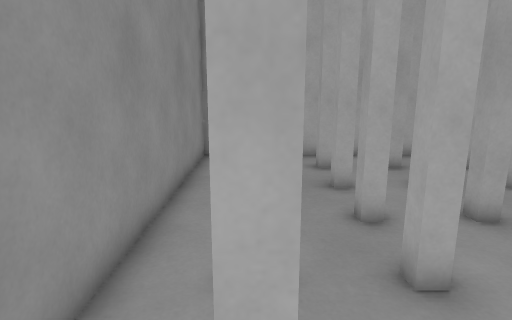
View 1 (above)

12 first-person views from a walk through a level from a Godot 3-D game. The camera is 1.4 m above the floor, tilts 12° down and sees 75° across. The floor is counted in squares, 0.5 m on a side. Each view is taken from the middle of a square. On the plan, view 1 faces up. The plan holds only what a view shows up to about 20 squares ahead; the rest is blank.

View 2
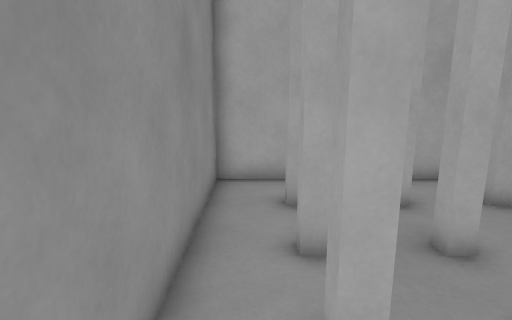

View 3
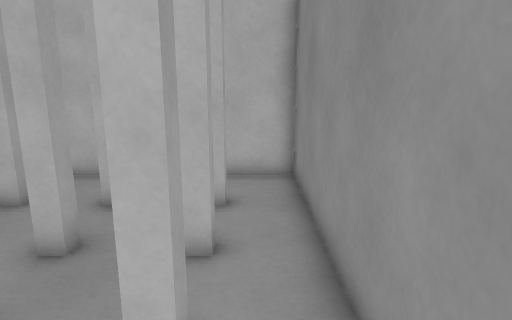

View 4
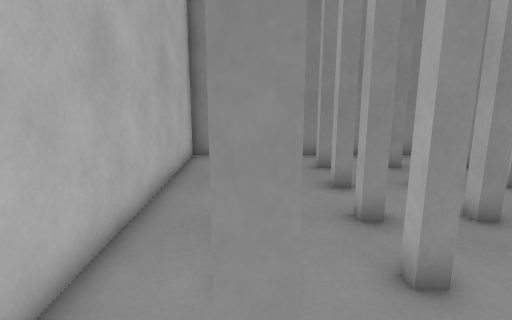

View 5
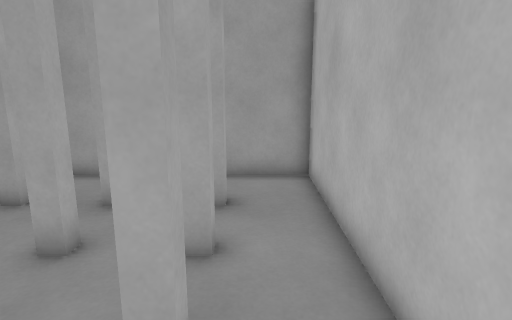

View 6
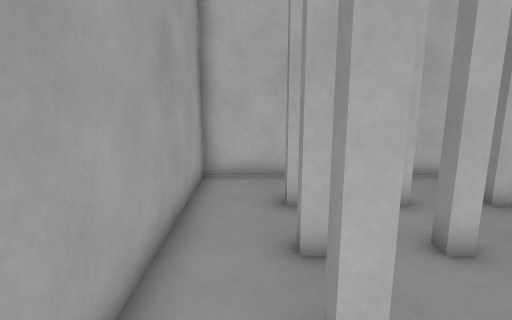

View 7
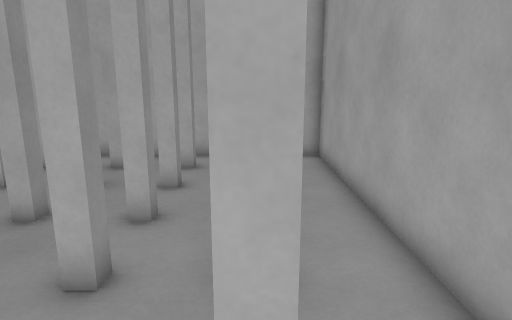

View 8
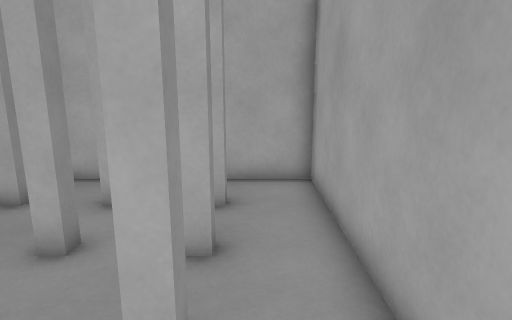

View 9
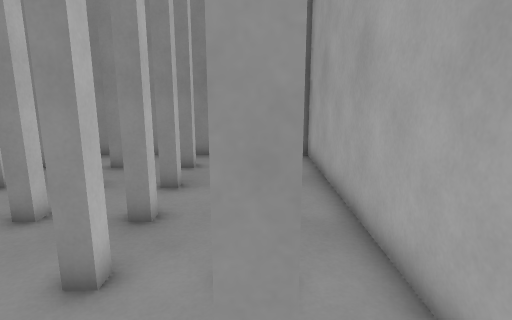

View 10
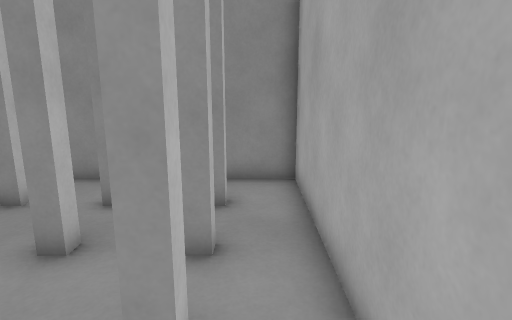

View 11
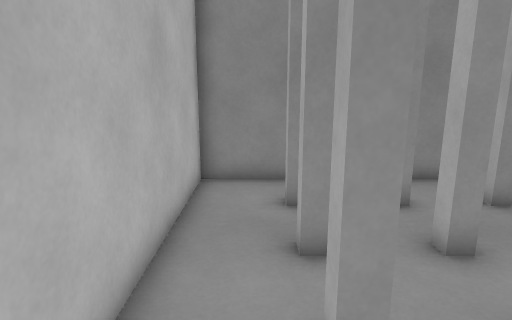

View 12
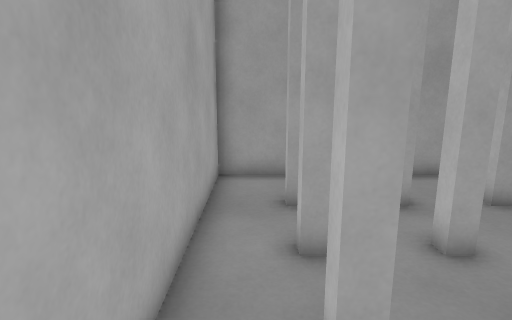

### Floor plan
Points are (right, up) in squares from view 1. A wall is a line through its corners. A room is listed if a view was taken in it or the views show most of it. See-through windows are left out.
Room 1 (views 1, 2, 3, 4, 5, 6, 7, 8, 9, 10, 11, 12)
walls: (5.3, 6.8) (4.8, 6.8) (4.8, 7.3) (5.3, 7.3) (5.3, 6.8); (7.2, 4.8) (7.8, 4.8) (7.8, 4.3) (7.2, 4.3) (7.2, 4.8); (2.8, 4.8) (2.8, 4.3) (2.3, 4.3) (2.3, 4.8) (2.8, 4.8); (7.2, 9.2) (7.2, 9.8) (7.8, 9.8) (7.8, 9.2) (7.2, 9.2); (5.3, 2.3) (5.3, 1.7) (4.8, 1.7) (4.8, 2.3) (5.3, 2.3); (9.7, 6.8) (9.7, 7.3) (10.3, 7.3) (10.3, 6.8) (9.7, 6.8); (2.8, 9.2) (2.3, 9.2) (2.3, 9.8) (2.8, 9.8) (2.8, 9.2); (10.3, 2.4) (10.3, 1.7) (9.7, 1.7) (9.7, 2.1); (5.3, 11.7) (4.8, 11.7) (4.8, 12.3) (5.3, 12.3) (5.3, 11.7); (0.3, 6.8) (-0.3, 6.8) (-0.3, 7.3) (0.3, 7.3) (0.3, 6.8); (0.4, 1.7) (-0.3, 1.7) (-0.3, 2.3) (0.1, 2.3); (9.8, 12.3) (10.3, 12.3) (10.3, 11.7) (9.9, 11.7); (-0.3, 11.8) (-0.3, 12.3) (0.3, 12.3) (0.3, 11.9); (12.8, -0.7) (12.8, 14.3) (-2.2, 14.3) (-2.2, -0.7) (12.8, -0.7)

Positions as (right, up) in squares from view 1, and headings:
1: (0, 0), facing up
2: (-1, 4), facing up
3: (-1, 10), facing down
4: (12, 2), facing left
5: (2, 1), facing right
6: (11, 10), facing down
7: (10, 0), facing up
8: (11, 4), facing up
9: (12, 12), facing left
10: (8, 13), facing left
11: (8, 1), facing left
12: (2, 13), facing right
